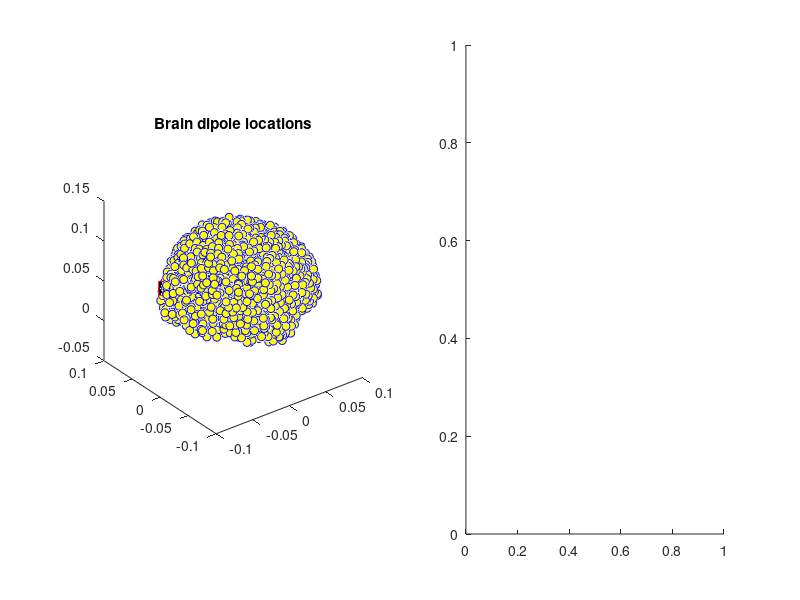

Write the MATLAB code that produced this figure. (Note: this script raises an error after producing the figure.)
%%
%     COURSE: Solved challenges in neural time series analysis
%    SECTION: Simulating EEG data
%      VIDEO: Project 2: dipole-level EEG data
% Instructor: sincxpress.com
%
%%

%% 

% mat file containing EEG, leadfield and channel locations
load emptyEEG

% select dipole location (more-or-less random)
diploc = 25;

% plot brain dipoles
figure(), clf, subplot(121)
plot3(lf.GridLoc(:,1), lf.GridLoc(:,2), lf.GridLoc(:,3), 'bo','markerfacecolor','y')
hold on
plot3(lf.GridLoc(diploc,1), lf.GridLoc(diploc,2), lf.GridLoc(diploc,3), 'rs','markerfacecolor','k','markersize',10)
rotate3d on, axis square
title('Brain dipole locations')


% Each dipole can be projected onto the scalp using the forward model. 
% The code below shows this projection from one dipole.
subplot(122)
topoplotIndie(-lf.Gain(:,1,diploc), EEG.chanlocs,'numcontour',0,'electrodes','numbers','shading','interp');
set(gca,'clim',[-1 1]*40)
title('Signal dipole projection')

%% add signal to one dipole and project to scalp

% reduce data size a bit
EEG.pnts  = 2000;
EEG.times = (0:EEG.pnts-1)/EEG.srate;

% initialize all dipole data
dipole_data = zeros(size(lf.Gain,3),EEG.pnts);

% add signal to one dipole
dipole_data(diploc,:) = sin(2*pi*10*EEG.times);

% now project dipole data to scalp electrodes
EEG.data = squeeze(lf.Gain(:,1,:))*dipole_data;

% plot the data
plot_simEEG(EEG,31,2);

%% now for the projects!

%%%% IMPORTANT! Check internal consistency with existing EEG structure!!!

EEG


%% 1) pure sine wave with amplitude explorations

EEG.trials = 40;

% dipole amplitude magnitude
ampl = 1*10^-10;
freq = 10;

% initialize all dipole data
dipole_data = zeros(size(lf.Gain, 3), EEG.pnts);

% compute one dipole
dipole_data(diploc, :) = ampl*sin(2*pi*freq*EEG.times);
signal = squeeze(lf.Gain(:,1,:))*dipole_data;

% repeat that for N trials
EEG.data = zeros(EEG.nbchan, EEG.pnts, EEG.trials)
for trial=1:EEG.trials
    EEG.data(:,:,trial) = signal;
end

% plot the data
plot_simEEG(EEG,31,2);




%%% Question: What is the smallest amplitude of dipole signal that still
%             elicits a scalp-level response?

% the amplitude on time either time and frequency domain will become
% smaller....it probably depends on the electrode specification ?
%% 2) sine wave with noise

%%% Question: Given amplitude=1 of dipole signal, what standard deviation of noise
%             at all other dipoles overpowers the signal (qualitatively)?

EEG.trials = 40;
% dipole amplitude magnitude
ampl = 1;
freq = 10;
noise_ampl = 1e0;

% repeat that for N trials
EEG.data = zeros(EEG.nbchan, EEG.pnts, EEG.trials)
for trial=1:EEG.trials
    % initialize all dipole data
    % do it for all the trial, because each trial has its own noise
    % caracteristics
    dipole_data = noise_ampl*randn(size(lf.Gain, 3), EEG.pnts);
    
    % compute one dipole
    dipole_data(diploc, :) = ampl*sin(2*pi*freq*EEG.times);
    EEG.data(:,:,trial)  = squeeze(lf.Gain(:,1,:))*dipole_data;
end

% plot the data
plot_simEEG(EEG,31,2);



%% 3) Non-oscillatory transient in one dipole, noise in all other dipoles

EEG.trials = 40;

% dipole amplitude magnitude
noise_ampl = 1;

% Gaussian
peaktime = 1; % seconds
width    = .12;
ampl     = 70;
gaus = ampl * exp( -(EEG.times-peaktime).^2 / (2*width^2) );

% figure()
% plot(gaus)


% repeat that for N trials
EEG.data = zeros(EEG.nbchan, EEG.pnts, EEG.trials)
for trial=1:EEG.trials
    % initialize all dipole data
    % do it for all the trial, because each trial has its own noise
    % caracteristics
    dipole_data = noise_ampl*randn(size(lf.Gain, 3), EEG.pnts);
    
    % compute one dipole
    dipole_data(diploc, :) = gaus;
    EEG.data(:,:,trial)  = squeeze(lf.Gain(:,1,:))*dipole_data;
end

% plot the data
plot_simEEG(EEG,31,2);

%% 4) Non-stationary oscillation in one dipole, transient oscillation in another dipole, noise in all dipoles

%%% first pick two dipoles
dipole1 = 109;
dipole2 = 510;
%%% then do the simulation
EEG.trials = 40;

% dipole amplitude magnitude
noise_ampl = 1;

% Gaussian
peaktime = 1; % seconds
width    = .12;
ampl     = 70;
gaus = ampl * exp( -(EEG.times-peaktime).^2 / (2*width^2) );
sinewave = 1*sin(2*pi*EEG.times*freq)
transient_oscillation = sinewave.*gaus

nb_freq = 10;
f_max = 50;
f_offset = 5;
% plot(rand(1,EEG.pnts), '--','b')
% plot(signal)


% repeat that for N trials
EEG.data = zeros(EEG.nbchan, EEG.pnts, EEG.trials)
for trial=1:EEG.trials
    % initialize all dipole data
    % do it for all the trial, because each trial has its own noise
    % caracteristics
    dipole_data = noise_ampl*randn(size(lf.Gain, 3), EEG.pnts);
    
    fmod = f_offset + (f_max*interp1(rand(1,nb_freq), linspace(0, nb_freq, EEG.pnts)));
    % compute one dipole
    dipole_data(dipole1, :) = transient_oscillation;
    dipole_data(dipole2, :) = sin( 2*pi * ((EEG.times + cumsum(fmod))/EEG.srate) );
    EEG.data(:,:,trial)  = squeeze(lf.Gain(:,1,:))*dipole_data;
end


% plot the data
plot_simEEG(EEG,56,3);
plot_simEEG(EEG,31,2);

%% 
